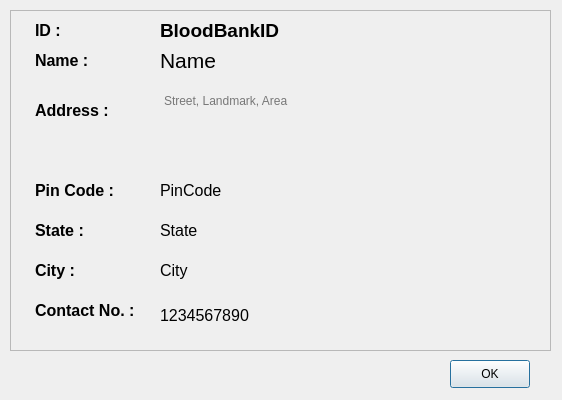
<?xml version="1.0" encoding="UTF-8"?>
<ui version="4.0">
 <class>bloodBankProfile</class>
 <widget class="QDialog" name="bloodBankProfile">
  <property name="geometry">
   <rect>
    <x>0</x>
    <y>0</y>
    <width>562</width>
    <height>400</height>
   </rect>
  </property>
  <property name="windowTitle">
   <string>Blood Bank Profile</string>
  </property>
  <widget class="QFrame" name="frame">
   <property name="geometry">
    <rect>
     <x>10</x>
     <y>10</y>
     <width>541</width>
     <height>341</height>
    </rect>
   </property>
   <property name="styleSheet">
    <string notr="true"/>
   </property>
   <property name="frameShape">
    <enum>QFrame::StyledPanel</enum>
   </property>
   <property name="frameShadow">
    <enum>QFrame::Raised</enum>
   </property>
   <widget class="QLabel" name="nameLabel">
    <property name="geometry">
     <rect>
      <x>25</x>
      <y>30</y>
      <width>101</width>
      <height>41</height>
     </rect>
    </property>
    <property name="text">
     <string>&lt;html&gt;&lt;head/&gt;&lt;body&gt;&lt;p&gt;&lt;span style=&quot; font-size:12pt; font-weight:600;&quot;&gt;Name :&lt;/span&gt;&lt;/p&gt;&lt;/body&gt;&lt;/html&gt;</string>
    </property>
   </widget>
   <widget class="QLabel" name="addressLabel">
    <property name="geometry">
     <rect>
      <x>25</x>
      <y>80</y>
      <width>101</width>
      <height>41</height>
     </rect>
    </property>
    <property name="text">
     <string>&lt;html&gt;&lt;head/&gt;&lt;body&gt;&lt;p&gt;&lt;span style=&quot; font-size:12pt; font-weight:600;&quot;&gt;Address :&lt;/span&gt;&lt;/p&gt;&lt;/body&gt;&lt;/html&gt;</string>
    </property>
   </widget>
   <widget class="QLabel" name="contactLabel">
    <property name="geometry">
     <rect>
      <x>25</x>
      <y>280</y>
      <width>131</width>
      <height>41</height>
     </rect>
    </property>
    <property name="text">
     <string>&lt;html&gt;&lt;head/&gt;&lt;body&gt;&lt;p&gt;&lt;span style=&quot; font-size:12pt; font-weight:600;&quot;&gt;Contact No. :&lt;/span&gt;&lt;/p&gt;&lt;/body&gt;&lt;/html&gt;</string>
    </property>
   </widget>
   <widget class="QLabel" name="stateLabel">
    <property name="geometry">
     <rect>
      <x>25</x>
      <y>200</y>
      <width>101</width>
      <height>41</height>
     </rect>
    </property>
    <property name="text">
     <string>&lt;html&gt;&lt;head/&gt;&lt;body&gt;&lt;p&gt;&lt;span style=&quot; font-size:12pt; font-weight:600;&quot;&gt;State :&lt;/span&gt;&lt;/p&gt;&lt;/body&gt;&lt;/html&gt;</string>
    </property>
   </widget>
   <widget class="QLabel" name="pinCodeLabel">
    <property name="geometry">
     <rect>
      <x>25</x>
      <y>160</y>
      <width>101</width>
      <height>41</height>
     </rect>
    </property>
    <property name="text">
     <string>&lt;html&gt;&lt;head/&gt;&lt;body&gt;&lt;p&gt;&lt;span style=&quot; font-size:12pt; font-weight:600;&quot;&gt;Pin Code :&lt;/span&gt;&lt;/p&gt;&lt;/body&gt;&lt;/html&gt;</string>
    </property>
   </widget>
   <widget class="QLabel" name="cityLabel">
    <property name="geometry">
     <rect>
      <x>25</x>
      <y>240</y>
      <width>101</width>
      <height>41</height>
     </rect>
    </property>
    <property name="text">
     <string>&lt;html&gt;&lt;head/&gt;&lt;body&gt;&lt;p&gt;&lt;span style=&quot; font-size:12pt; font-weight:600;&quot;&gt;City :&lt;/span&gt;&lt;/p&gt;&lt;/body&gt;&lt;/html&gt;</string>
    </property>
   </widget>
   <widget class="QTextBrowser" name="address">
    <property name="geometry">
     <rect>
      <x>150</x>
      <y>80</y>
      <width>371</width>
      <height>61</height>
     </rect>
    </property>
    <property name="styleSheet">
     <string notr="true">background-color:transparent;
border:none;</string>
    </property>
    <property name="placeholderText">
     <string>Street, Landmark, Area</string>
    </property>
   </widget>
   <widget class="QLabel" name="pinCode">
    <property name="geometry">
     <rect>
      <x>150</x>
      <y>170</y>
      <width>181</width>
      <height>21</height>
     </rect>
    </property>
    <property name="styleSheet">
     <string notr="true">font-size:12pt;</string>
    </property>
    <property name="text">
     <string>PinCode</string>
    </property>
   </widget>
   <widget class="QLabel" name="state">
    <property name="geometry">
     <rect>
      <x>150</x>
      <y>210</y>
      <width>181</width>
      <height>21</height>
     </rect>
    </property>
    <property name="styleSheet">
     <string notr="true">font-size:12pt;</string>
    </property>
    <property name="text">
     <string>State</string>
    </property>
   </widget>
   <widget class="QLabel" name="city">
    <property name="geometry">
     <rect>
      <x>150</x>
      <y>250</y>
      <width>181</width>
      <height>21</height>
     </rect>
    </property>
    <property name="styleSheet">
     <string notr="true">font-size:12pt;</string>
    </property>
    <property name="text">
     <string>City</string>
    </property>
   </widget>
   <widget class="QLabel" name="contact">
    <property name="geometry">
     <rect>
      <x>150</x>
      <y>290</y>
      <width>181</width>
      <height>31</height>
     </rect>
    </property>
    <property name="styleSheet">
     <string notr="true">font-size:12pt;</string>
    </property>
    <property name="text">
     <string>1234567890</string>
    </property>
   </widget>
   <widget class="QLabel" name="name">
    <property name="geometry">
     <rect>
      <x>150</x>
      <y>30</y>
      <width>371</width>
      <height>41</height>
     </rect>
    </property>
    <property name="styleSheet">
     <string notr="true">font-size:16pt;</string>
    </property>
    <property name="text">
     <string>Name</string>
    </property>
   </widget>
   <widget class="QLabel" name="IDLabel">
    <property name="geometry">
     <rect>
      <x>25</x>
      <y>0</y>
      <width>131</width>
      <height>41</height>
     </rect>
    </property>
    <property name="text">
     <string>&lt;html&gt;&lt;head/&gt;&lt;body&gt;&lt;p&gt;&lt;span style=&quot; font-size:12pt; font-weight:600;&quot;&gt;ID :&lt;/span&gt;&lt;/p&gt;&lt;/body&gt;&lt;/html&gt;</string>
    </property>
   </widget>
   <widget class="QLabel" name="bloodBankID">
    <property name="geometry">
     <rect>
      <x>150</x>
      <y>0</y>
      <width>371</width>
      <height>41</height>
     </rect>
    </property>
    <property name="styleSheet">
     <string notr="true">font-size:14pt;
font-weight: bold;</string>
    </property>
    <property name="text">
     <string>BloodBankID</string>
    </property>
   </widget>
  </widget>
  <widget class="QPushButton" name="pushButton">
   <property name="geometry">
    <rect>
     <x>450</x>
     <y>360</y>
     <width>80</width>
     <height>28</height>
    </rect>
   </property>
   <property name="text">
    <string>OK</string>
   </property>
  </widget>
 </widget>
 <resources/>
 <connections/>
</ui>
